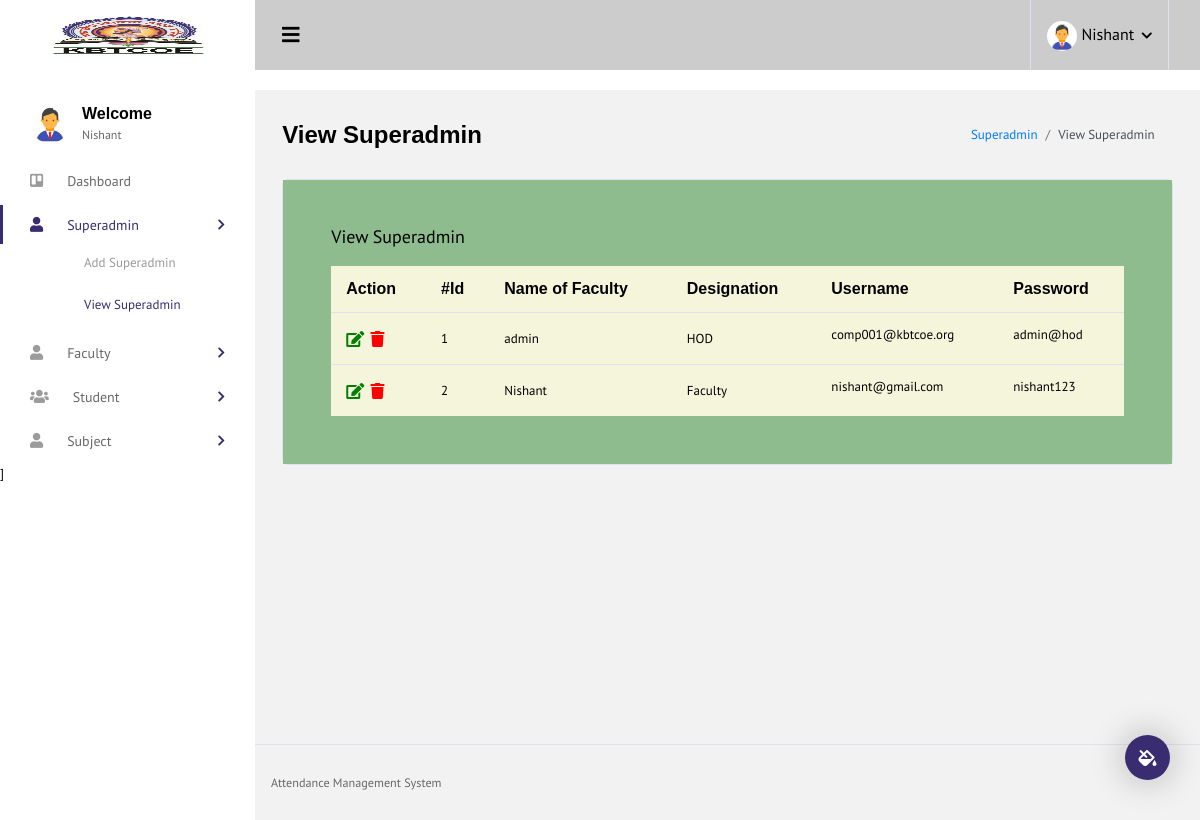
/view_superadmin.php (signed in), run on the app's committed database.
### tables this page shows
CREATE TABLE `superadmin` (
  `id` int NOT NULL,
  `name` varchar(50) NOT NULL,
  `designation` varchar(50) NOT NULL,
  `username` varchar(50) NOT NULL,
  `password` varchar(255) NOT NULL,
  `s_status` varchar(50) DEFAULT NULL
);

### view_superadmin.php (the view, shortened to what this page needs)
 ?><!DOCTYPE html>
<html lang="en">
<head>
  <link rel="stylesheet" href="vendors/iconfonts/font-awesome/css/all.min.css">
  <link rel="stylesheet" href="vendors/css/vendor.bundle.base.css">
  <link rel="stylesheet" href="vendors/css/vendor.bundle.addons.css">
  <link rel="stylesheet" href="css/style.css">
</head>
<body>
  <div class="container-scroller">
      <?php include "header.php";?>
    <div class="container-fluid page-body-wrapper">
      <div class="theme-setting-wrapper">
        <div id="settings-trigger"><i class="fas fa-fill-drip"></i></div>
      </div>
      <?php include "navbar.php";?>
      <div class="main-panel">
        <div class="content-wrapper">
          <div class="page-header">
            <h3 class="page-title">
              View Superadmin
            </h3>
            <nav aria-label="breadcrumb">
              <ol class="breadcrumb">
                <li class="breadcrumb-item"><a href="#">Superadmin</a></li>
                <li class="breadcrumb-item active" aria-current="page">View Superadmin</li>
              </ol>
            </nav>
          </div>
          <div class="card">
            <div class="card-body">
              <h4 class="card-title">View Superadmin</h4>
              <div class="row">
                <div class="col-12">
                  <div class="table-responsive">
                    <table id="order-listing" class="table">
                      <thead>
                        <tr>
                          <th>Action</th>
                          <th>#Id</th>
                          <th>Name of Faculty</th>
                          <th>Designation</th>
                          <th>Username</th>
                          <th>Password</th>
                        </tr>
                      </thead>
                      <tbody>
                    <?php
                            require 'db.php';
                            $select = "select * from superadmin  where s_status ='1'";
                              if ($result = $con->query($select))
                                 {
                                       while ($data = $result->fetch_assoc())
                                       {
                                          echo'
                        <tr>
                          <td style="font-size: 16px;">
                          <a href="edit_superadmin.php?id='.$data["id"].'">
                          <i class="fas fa-edit " style="margin-right:3%;color: green" ></i>
                         <!-- <a href="edit_superadmin.php?id='.$data["id"].'">
                          <i class="fas fa-eye " style="color: blue" ></i> -->
                           <a href="javascript:;" class="del" data-userid = '.$data["id"].'><i class="fas fa-trash" style="color: red"></i></a>
                           </td>
                          <td >'.$data["id"].'</td>
                          <td >'.$data["name"].'</td>
                          <td >'.$data["designation"].'</td>
                          <td><label class="">'.$data["username"].'</label></td>
                          <td><label class="">'.$data["password"].'</label></td>
                        </tr>
                        ';}}?>
                      </tbody>
                    </table>
                  </div>
                </div>
              </div>
            </div>
          </div>
        </div>
        <?php include "footer.php";?>
      </div>
    </div>
</body>
</html>

### data on the page
superadmin: id "1", name "admin", designation "HOD", username "comp001@kbtcoe.org", password "admin@hod"
superadmin: id "2", name "Nishant", designation "Faculty", username "nishant@gmail.com", password "nishant123"

### other printed values
$_SESSION['auth_user']['user_name'] "Nishant"
